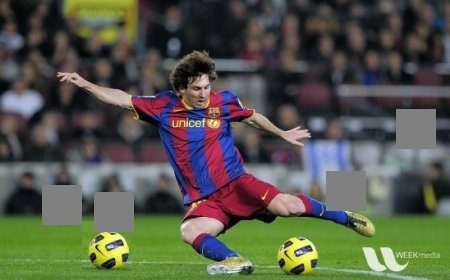
#> input picture cropped.jpg, 450 x 280 px, given in place of cropped.png, which was not available
$ python rotation_2.py
#> lines starting #> are read from the running program, lines starting #| are printed output that depends on the picture; pictures that were not available may be replaced by others from this repository, and a replacement may not be noted
__author__ = 'skoppuravuri'

import cv2
import numpy as np

img = cv2.imread('cropped.png')
#> img is the input picture: shape (280, 450, 3); mean B, G, R 75.1, 88, 85.2
print(img.shape)
#| (280, 450, 3)

def rotate_clockwise(img, angle):
#> called with angle = 180
    rotated = img.copy()
    if angle == 180:

        rotated[:,:,0] = img[::-1,::-1, 0]
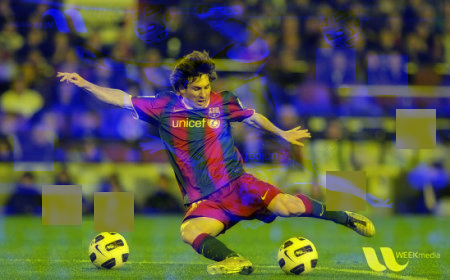
#> rotated: shape (280, 450, 3); mean B, G, R 75.1, 88, 85.2
        rotated[:,:,1] = img[::-1,::-1, 1]
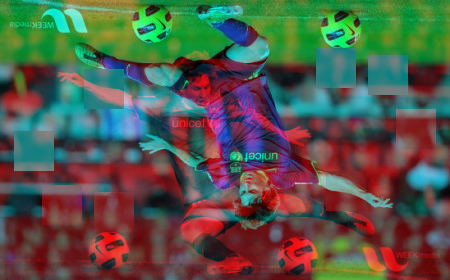
#> rotated: shape (280, 450, 3); mean B, G, R 75.1, 88, 85.2
        rotated[:,:,2] = img[::-1,::-1, 2]
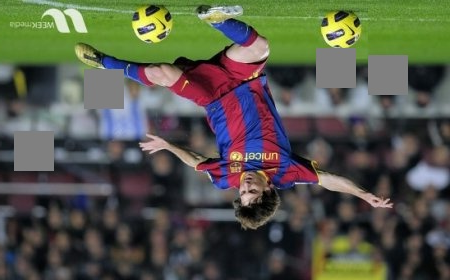
#> rotated: shape (280, 450, 3); mean B, G, R 75.1, 88, 85.2

    elif angle == 90:

        rotated[:,:,0] = img[::-1,:, 0]
        rotated[:,:,1] = img[::-1,:, 1]
        rotated[:,:,2] = img[::-1,:, 2]

        rotated[:,:,0] = list(zip(*rotated[:,:,0]))
        rotated[:,:,1] = list(zip(*rotated[:,:,1]))
        rotated[:,:,2] = list(zip(*rotated[:,:,2]))

    elif angle == 270:

        rotated[:,:,0] = img[:, ::-1, 0]
        rotated[:,:,1] = img[:, ::-1, 1]
        rotated[:,:,2] = img[:, ::-1, 2]

        rotated[:,:,0] = list(zip(*rotated[:,:,0]))
        rotated[:,:,1] = list(zip(*rotated[:,:,1]))
        rotated[:,:,2] = list(zip(*rotated[:,:,2]))


    return rotated

final = rotate_clockwise(img, 180)
print(final.shape)
#| (280, 450, 3)
cv2.imshow("final", final)
cv2.imshow("img", img)
cv2.imwrite("rotated.png", final)
cv2.waitKey(0)
cv2.destroyAllWindows()
